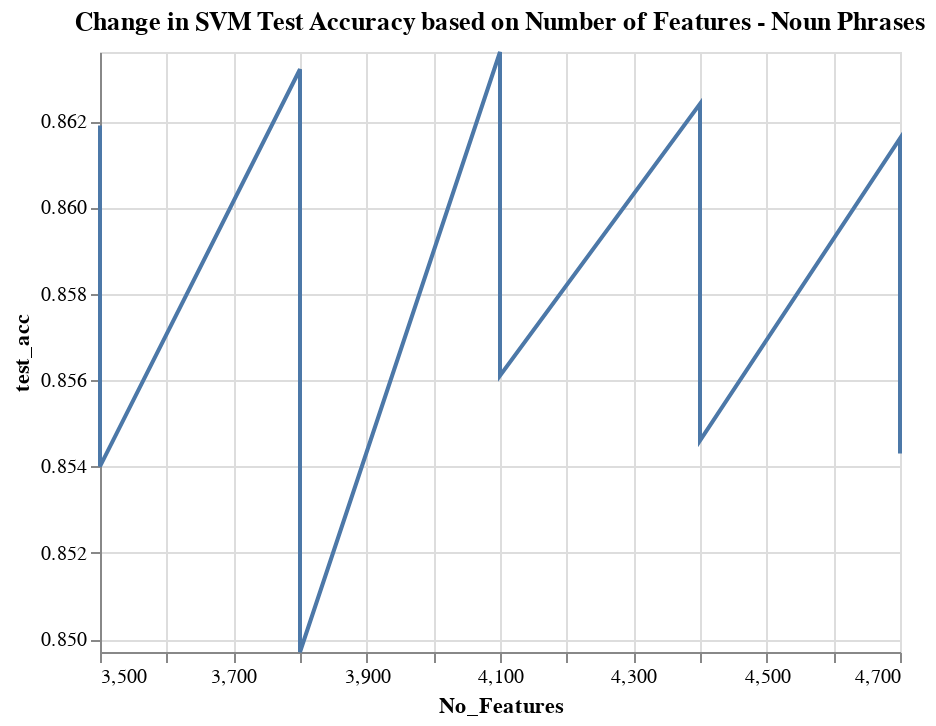

Notebook code for this chart:
### Code cell
import altair as alt

y_max = df_overall['test_acc'].max()
y_min = df_overall['test_acc'].min()

alt.Chart(df_overall).mark_line().encode(
    alt.Y('test_acc',scale=alt.Scale(domain=(y_min,y_max))),
    x='No_Features'
    
).properties(title="Change in SVM Test Accuracy based on Number of Features - Noun Phrases")

### Figure 1 — Vega-Lite specification as saved in the notebook (floating-point values rounded to 4 significant figures)
{"config": {"view": {"continuousWidth": 400, "continuousHeight": 300}}, "data": {"name": "data-831be5ba73ad8c4b901bffe40d2c21eb"}, "mark": "line", "encoding": {"x": {"type": "quantitative", "field": "No_Features"}, "y": {"type": "quantitative", "field": "test_acc", "scale": {"domain": [0.8497, 0.8636]}}}, "title": "Change in SVM Test Accuracy based on Number of Features - Noun Phrases", "$schema": "https://vega.github.io/schema/vega-lite/v4.8.1.json", "datasets": {"data-831be5ba73ad8c4b901bffe40d2c21eb": [{"No_Features": 3500, "Model": "SVM", "Class_Weights": "dr:8 and sx:10", "tfidf_mindf": 0.000853, "tfidf_maxdf": 0.88, "cv_5_mean_acc": 0.8564, "test_acc": 0.8619, "precision": 0.8623, "TPR/Recall": 0.8619, "F1 Score": 0.8619}, {"No_Features": 3800, "Model": "SVM", "Class_Weights": "dr:8 and sx:10", "tfidf_mindf": 0.000853, "tfidf_maxdf": 0.88, "cv_5_mean_acc": 0.8568, "test_acc": 0.8632, "precision": 0.8638, "TPR/Recall": 0.8632, "F1 Score": 0.8634}, {"No_Features": 4100, "Model": "SVM", "Class_Weights": "dr:8 and sx:10", "tfidf_mindf": 0.000853, "tfidf_maxdf": 0.88, "cv_5_mean_acc": 0.8571, "test_acc": 0.8636, "precision": 0.864, "TPR/Recall": 0.8636, "F1 Score": 0.8637}, {"No_Features": 4400, "Model": "SVM", "Class_Weights": "dr:8 and sx:10", "tfidf_mindf": 0.000853, "tfidf_maxdf": 0.88, "cv_5_mean_acc": 0.8578, "test_acc": 0.8624, "precision": 0.8629, "TPR/Recall": 0.8624, "F1 Score": 0.8625}, {"No_Features": 4700, "Model": "SVM", "Class_Weights": "dr:8 and sx:10", "tfidf_mindf": 0.000853, "tfidf_maxdf": 0.88, "cv_5_mean_acc": 0.858, "test_acc": 0.8616, "precision": 0.862, "TPR/Recall": 0.8616, "F1 Score": 0.8616}, {"No_Features": 3500, "Model": "SVM", "Class_Weights": "dr:8 and sx:10", "tfidf_mindf": 0.000853, "tfidf_maxdf": 0.9, "cv_5_mean_acc": 0.8564, "test_acc": 0.8619, "precision": 0.8623, "TPR/Recall": 0.8619, "F1 Score": 0.8619}, {"No_Features": 3800, "Model": "SVM", "Class_Weights": "dr:8 and sx:10", "tfidf_mindf": 0.000853, "tfidf_maxdf": 0.9, "cv_5_mean_acc": 0.8568, "test_acc": 0.8632, "precision": 0.8638, "TPR/Recall": 0.8632, "F1 Score": 0.8634}, {"No_Features": 4100, "Model": "SVM", "Class_Weights": "dr:8 and sx:10", "tfidf_mindf": 0.000853, "tfidf_maxdf": 0.9, "cv_5_mean_acc": 0.8571, "test_acc": 0.8636, "precision": 0.864, "TPR/Recall": 0.8636, "F1 Score": 0.8637}, {"No_Features": 4400, "Model": "SVM", "Class_Weights": "dr:8 and sx:10", "tfidf_mindf": 0.000853, "tfidf_maxdf": 0.9, "cv_5_mean_acc": 0.8578, "test_acc": 0.8624, "precision": 0.8629, "TPR/Recall": 0.8624, "F1 Score": 0.8625}, {"No_Features": 4700, "Model": "SVM", "Class_Weights": "dr:8 and sx:10", "tfidf_mindf": 0.000853, "tfidf_maxdf": 0.9, "cv_5_mean_acc": 0.858, "test_acc": 0.8616, "precision": 0.862, "TPR/Recall": 0.8616, "F1 Score": 0.8616}, {"No_Features": 3500, "Model": "SVM", "Class_Weights": "dr:8 and sx:10", "tfidf_mindf": 0.000853, "tfidf_maxdf": 0.92, "cv_5_mean_acc": 0.8564, "test_acc": 0.8619, "precision": 0.8623, "TPR/Recall": 0.8619, "F1 Score": 0.8619}, {"No_Features": 3800, "Model": "SVM", "Class_Weights": "dr:8 and sx:10", "tfidf_mindf": 0.000853, "tfidf_maxdf": 0.92, "cv_5_mean_acc": 0.8568, "test_acc": 0.8632, "precision": 0.8638, "TPR/Recall": 0.8632, "F1 Score": 0.8634}, {"No_Features": 4100, "Model": "SVM", "Class_Weights": "dr:8 and sx:10", "tfidf_mindf": 0.000853, "tfidf_maxdf": 0.92, "cv_5_mean_acc": 0.8571, "test_acc": 0.8636, "precision": 0.864, "TPR/Recall": 0.8636, "F1 Score": 0.8637}, {"No_Features": 4400, "Model": "SVM", "Class_Weights": "dr:8 and sx:10", "tfidf_mindf": 0.000853, "tfidf_maxdf": 0.92, "cv_5_mean_acc": 0.8578, "test_acc": 0.8624, "precision": 0.8629, "TPR/Recall": 0.8624, "F1 Score": 0.8625}, {"No_Features": 4700, "Model": "SVM", "Class_Weights": "dr:8 and sx:10", "tfidf_mindf": 0.000853, "tfidf_maxdf": 0.92, "cv_5_mean_acc": 0.858, "test_acc": 0.8616, "precision": 0.862, "TPR/Recall": 0.8616, "F1 Score": 0.8616}, {"No_Features": 3500, "Model": "SVM", "Class_Weights": "dr:8 and sx:10", "tfidf_mindf": 0.000853, "tfidf_maxdf": 0.95, "cv_5_mean_acc": 0.8564, "test_acc": 0.8619, "precision": 0.8623, "TPR/Recall": 0.8619, "F1 Score": 0.8619}, {"No_Features": 3800, "Model": "SVM", "Class_Weights": "dr:8 and sx:10", "tfidf_mindf": 0.000853, "tfidf_maxdf": 0.95, "cv_5_mean_acc": 0.8568, "test_acc": 0.8632, "precision": 0.8638, "TPR/Recall": 0.8632, "F1 Score": 0.8634}, {"No_Features": 4100, "Model": "SVM", "Class_Weights": "dr:8 and sx:10", "tfidf_mindf": 0.000853, "tfidf_maxdf": 0.95, "cv_5_mean_acc": 0.8571, "test_acc": 0.8636, "precision": 0.864, "TPR/Recall": 0.8636, "F1 Score": 0.8637}, {"No_Features": 4400, "Model": "SVM", "Class_Weights": "dr:8 and sx:10", "tfidf_mindf": 0.000853, "tfidf_maxdf": 0.95, "cv_5_mean_acc": 0.8578, "test_acc": 0.8624, "precision": 0.8629, "TPR/Recall": 0.8624, "F1 Score": 0.8625}, {"No_Features": 4700, "Model": "SVM", "Class_Weights": "dr:8 and sx:10", "tfidf_mindf": 0.000853, "tfidf_maxdf": 0.95, "cv_5_mean_acc": 0.858, "test_acc": 0.8616, "precision": 0.862, "TPR/Recall": 0.8616, "F1 Score": 0.8616}, {"No_Features": 3500, "Model": "SVM", "Class_Weights": "dr:8 and sx:10", "tfidf_mindf": 0.003902, "tfidf_maxdf": 0.88, "cv_5_mean_acc": 0.8512, "test_acc": 0.8583, "precision": 0.8588, "TPR/Recall": 0.8583, "F1 Score": 0.8584}, {"No_Features": 3800, "Model": "SVM", "Class_Weights": "dr:8 and sx:10", "tfidf_mindf": 0.003902, "tfidf_maxdf": 0.88, "cv_5_mean_acc": 0.8511, "test_acc": 0.856, "precision": 0.8566, "TPR/Recall": 0.856, "F1 Score": 0.8561}, {"No_Features": 4100, "Model": "SVM", "Class_Weights": "dr:8 and sx:10", "tfidf_mindf": 0.003902, "tfidf_maxdf": 0.88, "cv_5_mean_acc": 0.85, "test_acc": 0.8561, "precision": 0.8568, "TPR/Recall": 0.8561, "F1 Score": 0.8563}, {"No_Features": 4400, "Model": "SVM", "Class_Weights": "dr:8 and sx:10", "tfidf_mindf": 0.003902, "tfidf_maxdf": 0.88, "cv_5_mean_acc": 0.8489, "test_acc": 0.8546, "precision": 0.8554, "TPR/Recall": 0.8546, "F1 Score": 0.8548}, {"No_Features": 4700, "Model": "SVM", "Class_Weights": "dr:8 and sx:10", "tfidf_mindf": 0.003902, "tfidf_maxdf": 0.88, "cv_5_mean_acc": 0.8473, "test_acc": 0.8543, "precision": 0.8548, "TPR/Recall": 0.8543, "F1 Score": 0.8544}, {"No_Features": 3500, "Model": "SVM", "Class_Weights": "dr:8 and sx:10", "tfidf_mindf": 0.003902, "tfidf_maxdf": 0.9, "cv_5_mean_acc": 0.8512, "test_acc": 0.8583, "precision": 0.8588, "TPR/Recall": 0.8583, "F1 Score": 0.8584}, {"No_Features": 3800, "Model": "SVM", "Class_Weights": "dr:8 and sx:10", "tfidf_mindf": 0.003902, "tfidf_maxdf": 0.9, "cv_5_mean_acc": 0.8511, "test_acc": 0.856, "precision": 0.8566, "TPR/Recall": 0.856, "F1 Score": 0.8561}, {"No_Features": 4100, "Model": "SVM", "Class_Weights": "dr:8 and sx:10", "tfidf_mindf": 0.003902, "tfidf_maxdf": 0.9, "cv_5_mean_acc": 0.85, "test_acc": 0.8561, "precision": 0.8568, "TPR/Recall": 0.8561, "F1 Score": 0.8563}, {"No_Features": 4400, "Model": "SVM", "Class_Weights": "dr:8 and sx:10", "tfidf_mindf": 0.003902, "tfidf_maxdf": 0.9, "cv_5_mean_acc": 0.8489, "test_acc": 0.8546, "precision": 0.8554, "TPR/Recall": 0.8546, "F1 Score": 0.8548}, {"No_Features": 4700, "Model": "SVM", "Class_Weights": "dr:8 and sx:10", "tfidf_mindf": 0.003902, "tfidf_maxdf": 0.9, "cv_5_mean_acc": 0.8473, "test_acc": 0.8543, "precision": 0.8548, "TPR/Recall": 0.8543, "F1 Score": 0.8544}, {"No_Features": 3500, "Model": "SVM", "Class_Weights": "dr:8 and sx:10", "tfidf_mindf": 0.003902, "tfidf_maxdf": 0.92, "cv_5_mean_acc": 0.8512, "test_acc": 0.8583, "precision": 0.8588, "TPR/Recall": 0.8583, "F1 Score": 0.8584}, {"No_Features": 3800, "Model": "SVM", "Class_Weights": "dr:8 and sx:10", "tfidf_mindf": 0.003902, "tfidf_maxdf": 0.92, "cv_5_mean_acc": 0.8511, "test_acc": 0.856, "precision": 0.8566, "TPR/Recall": 0.856, "F1 Score": 0.8561}, {"No_Features": 4100, "Model": "SVM", "Class_Weights": "dr:8 and sx:10", "tfidf_mindf": 0.003902, "tfidf_maxdf": 0.92, "cv_5_mean_acc": 0.85, "test_acc": 0.8561, "precision": 0.8568, "TPR/Recall": 0.8561, "F1 Score": 0.8563}, {"No_Features": 4400, "Model": "SVM", "Class_Weights": "dr:8 and sx:10", "tfidf_mindf": 0.003902, "tfidf_maxdf": 0.92, "cv_5_mean_acc": 0.8489, "test_acc": 0.8546, "precision": 0.8554, "TPR/Recall": 0.8546, "F1 Score": 0.8548}, {"No_Features": 4700, "Model": "SVM", "Class_Weights": "dr:8 and sx:10", "tfidf_mindf": 0.003902, "tfidf_maxdf": 0.92, "cv_5_mean_acc": 0.8473, "test_acc": 0.8543, "precision": 0.8548, "TPR/Recall": 0.8543, "F1 Score": 0.8544}, {"No_Features": 3500, "Model": "SVM", "Class_Weights": "dr:8 and sx:10", "tfidf_mindf": 0.003902, "tfidf_maxdf": 0.95, "cv_5_mean_acc": 0.8512, "test_acc": 0.8583, "precision": 0.8588, "TPR/Recall": 0.8583, "F1 Score": 0.8584}, {"No_Features": 3800, "Model": "SVM", "Class_Weights": "dr:8 and sx:10", "tfidf_mindf": 0.003902, "tfidf_maxdf": 0.95, "cv_5_mean_acc": 0.8511, "test_acc": 0.856, "precision": 0.8566, "TPR/Recall": 0.856, "F1 Score": 0.8561}, {"No_Features": 4100, "Model": "SVM", "Class_Weights": "dr:8 and sx:10", "tfidf_mindf": 0.003902, "tfidf_maxdf": 0.95, "cv_5_mean_acc": 0.85, "test_acc": 0.8561, "precision": 0.8568, "TPR/Recall": 0.8561, "F1 Score": 0.8563}, {"No_Features": 4400, "Model": "SVM", "Class_Weights": "dr:8 and sx:10", "tfidf_mindf": 0.003902, "tfidf_maxdf": 0.95, "cv_5_mean_acc": 0.8489, "test_acc": 0.8546, "precision": 0.8554, "TPR/Recall": 0.8546, "F1 Score": 0.8548}, {"No_Features": 4700, "Model": "SVM", "Class_Weights": "dr:8 and sx:10", "tfidf_mindf": 0.003902, "tfidf_maxdf": 0.95, "cv_5_mean_acc": 0.8473, "test_acc": 0.8543, "precision": 0.8548, "TPR/Recall": 0.8543, "F1 Score": 0.8544}, {"No_Features": 3500, "Model": "SVM", "Class_Weights": "dr:8 and sx:10", "tfidf_mindf": 0.006951, "tfidf_maxdf": 0.88, "cv_5_mean_acc": 0.8458, "test_acc": 0.854, "precision": 0.855, "TPR/Recall": 0.854, "F1 Score": 0.8543}, {"No_Features": 3800, "Model": "SVM", "Class_Weights": "dr:8 and sx:10", "tfidf_mindf": 0.006951, "tfidf_maxdf": 0.88, "cv_5_mean_acc": 0.8429, "test_acc": 0.8497, "precision": 0.8506, "TPR/Recall": 0.8497, "F1 Score": 0.8499}, {"No_Features": 3500, "Model": "SVM", "Class_Weights": "dr:8 and sx:10", "tfidf_mindf": 0.006951, "tfidf_maxdf": 0.9, "cv_5_mean_acc": 0.8458, "test_acc": 0.854, "precision": 0.855, "TPR/Recall": 0.854, "F1 Score": 0.8543}, {"No_Features": 3800, "Model": "SVM", "Class_Weights": "dr:8 and sx:10", "tfidf_mindf": 0.006951, "tfidf_maxdf": 0.9, "cv_5_mean_acc": 0.8429, "test_acc": 0.8497, "precision": 0.8506, "TPR/Recall": 0.8497, "F1 Score": 0.8499}, {"No_Features": 3500, "Model": "SVM", "Class_Weights": "dr:8 and sx:10", "tfidf_mindf": 0.006951, "tfidf_maxdf": 0.92, "cv_5_mean_acc": 0.8458, "test_acc": 0.854, "precision": 0.855, "TPR/Recall": 0.854, "F1 Score": 0.8543}, {"No_Features": 3800, "Model": "SVM", "Class_Weights": "dr:8 and sx:10", "tfidf_mindf": 0.006951, "tfidf_maxdf": 0.92, "cv_5_mean_acc": 0.8429, "test_acc": 0.8497, "precision": 0.8506, "TPR/Recall": 0.8497, "F1 Score": 0.8499}, {"No_Features": 3500, "Model": "SVM", "Class_Weights": "dr:8 and sx:10", "tfidf_mindf": 0.006951, "tfidf_maxdf": 0.95, "cv_5_mean_acc": 0.8458, "test_acc": 0.854, "precision": 0.855, "TPR/Recall": 0.854, "F1 Score": 0.8543}, {"No_Features": 3800, "Model": "SVM", "Class_Weights": "dr:8 and sx:10", "tfidf_mindf": 0.006951, "tfidf_maxdf": 0.95, "cv_5_mean_acc": 0.8429, "test_acc": 0.8497, "precision": 0.8506, "TPR/Recall": 0.8497, "F1 Score": 0.8499}]}}
